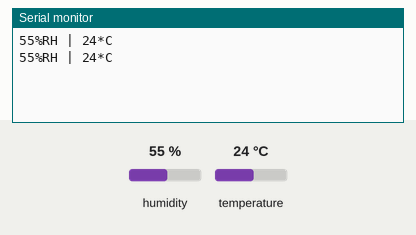
This sketch was run on a simulated Arduino Uno, built with avr-gcc and run on an emulated ATmega328P. Parts: the last lines printed to the serial monitor. The inputs (shaded band) are chosen by the test bench; at power-on: humidity 55 %, temperature 24 °C.

Above: at 2.8 s.
2.9 s: humidity set to 22 %
At 4.8 s:
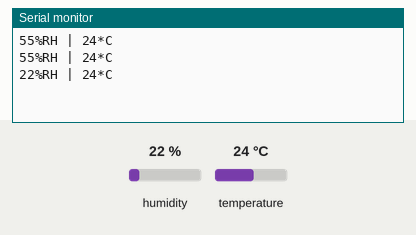
5.6 s: temperature set to 12 °C
At 6.6 s:
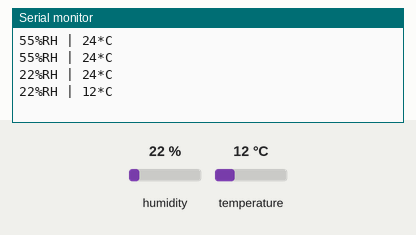
8.3 s: humidity set to 40 %
At 11.2 s:
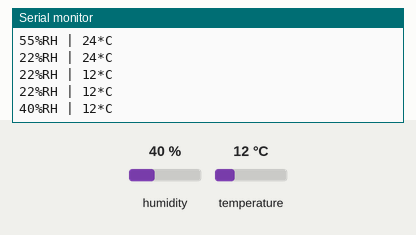
Timing chart, 0 to 12.7 s (numbered marks = the images above; inputs shaded):
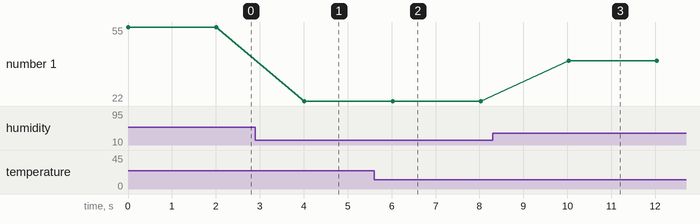

The sketch:

termometr_prosty.ino
```cpp
#include "DHT.h"
#define DHT11_PIN 13
DHT dht;

void setup()
{
  Serial.begin(9600);
  dht.setup(DHT11_PIN);
}

void loop()
{
  //Pobranie informacji o wilgotnosci
  int wilgotnosc = dht.getHumidity();
  //Pobranie informacji o temperaturze
  int temperatura = dht.getTemperature();

  if (dht.getStatusString() == "OK") {
    Serial.print(wilgotnosc);
    Serial.print("%RH | ");
    Serial.print(temperatura);
    Serial.println("*C");
  }

  //Odczekanie wymaganego czasugo
  delay(dht.getMinimumSamplingPeriod());
}
```

Measured:
- after the input at 2.9 s, the serial monitor: prints a new line after 1.1 s (image 1)
- after the input at 5.6 s, the serial monitor: prints a new line after 0.42 s (image 2)
- after the input at 8.3 s, the serial monitor: prints a new line after 1.7 s (image 3)
- plotted number 1: 55 → 22 after the input at 2.9 s, 22 → 40 after the input at 8.3 s
